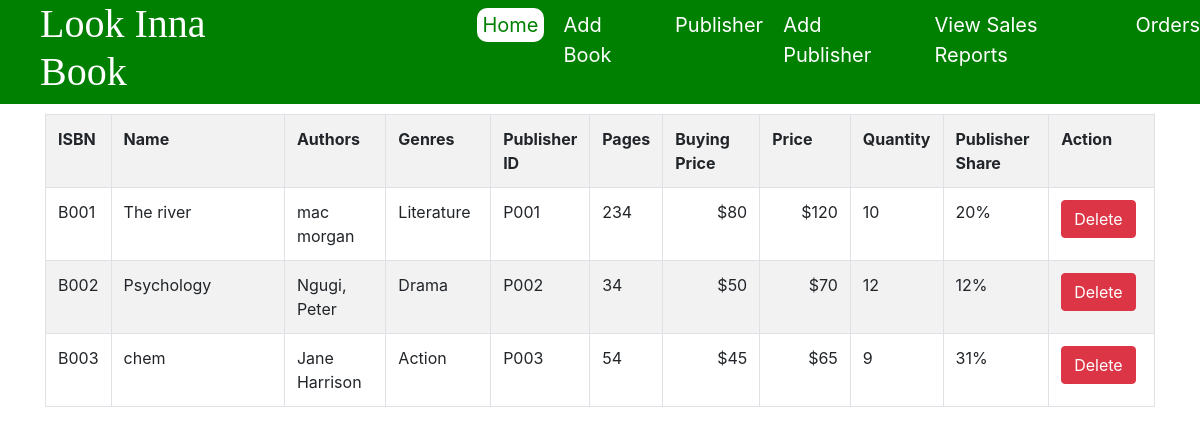
Page /bookstore/admin.php on the committed database.
### tables this page shows
CREATE TABLE `book` (
  `isbn` varchar(250) NOT NULL,
  `name` varchar(250) NOT NULL,
  `authors` varchar(255) NOT NULL,
  `genres` varchar(250) NOT NULL,
  `publisher_id` varchar(250) NOT NULL,
  `no_of_pages` varchar(100) NOT NULL,
  `b_price` varchar(100) NOT NULL,
  `price` varchar(100) NOT NULL,
  `quantity` varchar(100) NOT NULL,
  `publisher_share` varchar(100) NOT NULL
);

### bookstore/admin.php (the view, shortened to what this page needs)
<?php
	include 'config.php';
	$query  = "SELECT * FROM book";
	$output = '
	<div class="table-responsive cart_details" id="books-table">
		<table class="table table-bordered table-striped">
			<tr>
				<th width="5%">ISBN</th>
				<th width="20%">Name</th>
				<th width="10%">Authors</th>
				<th width="10%">Genres</th>
				<th width="5%">Publisher ID</th>
				<th width="5%">Pages</th>
				<th width="10%">Buying Price</th>
				<th width="10%">Price</th>
				<th width="5%">Quantity</th>
				<th width="10%">Publisher Share</th>
				<th width="10%">Action</th>
			</tr>
	';
	$statement = $db->prepare($query);
    if ($statement->execute()) {
        $result = $statement->fetchAll();
        foreach ($result as $value) {
        	$output .= '
        	<tr>
				<td>'.$value["isbn"].'</td>
				<td>'.$value["name"].'</td>
				<td>'.$value["authors"].'</td>
				<td>'.$value["genres"].'</td>
				<td>'.$value["publisher_id"].'</td>
				<td>'.$value["no_of_pages"].'</td>
				<td align="right">$'.$value["b_price"].'</td>
				<td align="right">$'.$value["price"].'</td>
				<td>'.$value["quantity"].'</td>
				<td>'.$value["publisher_share"].'%</td>
				<td>
					<form method="post" action="admin.php">
						<input type="hidden" name="isbn" value="'.$value["isbn"].'"/>
						<input type="submit" class="btn btn-danger" name="delete" value="Delete">
					</form>
				</td>
			</tr>
        	';
        }
    }
    $output .= '</table></div>';
?>
<!DOCTYPE html>
<html>
<head>
	<link href="https://stackpath.bootstrapcdn.com/bootstrap/4.4.1/css/bootstrap.min.css" rel="stylesheet">
</head>
<body>
	<div class="header">
		<h1>Look Inna Book</h1>
		<ul>
			<li><a href="admin.php" class="active">Home</a></li>
			<li><a href="add_book.php">Add Book</a></li>
			<li><a href="publishers.php">Publisher</a></li>
			<li><a href="add_publisher.php">Add Publisher</a></li>
			<li><a href="sales.php">View Sales Reports</a></li>
			<li><a href="orders.php">Orders</a></li>
		</ul>
	</div>
	<div class="container">
		<?php echo $output; ?>
	</div>
</body>
</html>

### bookstore/admin.php (style rules this page uses)
.header { display: flex; background: green; padding-left: 40px; }
.header h1 { font-family: cursive; color: white; }
.header ul { display: flex; margin-top: 10px; margin-left: 10%; }
.header ul li { list-style: none; margin-left: 20px; }
.active { background: white; color: green; padding: 5px; border-radius: 10px; }
a { font-size: 20px; color: white; text-decoration: none; }
#books-table { margin-top: 10px; }

### rows in the picture
book: isbn "B001", name "The river", authors "mac morgan", genres "Literature", publisher "P001", no_of_pages "234", b_price "80", price "120", quantity "10", publisher_share "20"
book: isbn "B002", name "Psychology", authors "Ngugi, Peter", genres "Drama", publisher "P002", no_of_pages "34", b_price "50", price "70", quantity "12", publisher_share "12"
book: isbn "B003", name "chem", authors "Jane Harrison", genres "Action", publisher "P003", no_of_pages "54", b_price "45", price "65", quantity "9", publisher_share "31"
